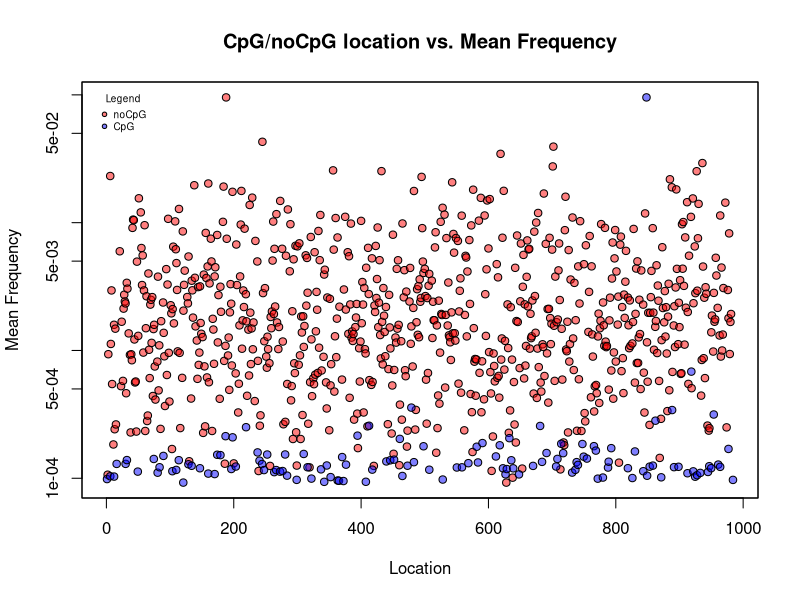

The R source for this figure:
read.csv("OverviewSelCoeff_BachelerFilter.csv")->HIVdata
print(HIVdata)

#Identify noCpG sites
which(HIVdata$makesCpG=="0")->noCpG
print(noCpG)
#Identify CpG sites
which(HIVdata$makesCpG=="1")->CpG

#Identify mean frequency in association with noCpG sites
HIVdata[noCpG,"MeanFreq"]->Freq
#Identify mean frequency in association with CpG sites
HIVdata[CpG,"MeanFreq"]->Freq2



#Making a plot of mean frequency vs. CpG/nonCpG location
plot(noCpG, Freq, log="y",col="black",pch=21.25, bg=rgb(1,0,0,0.5), main="CpG/noCpG location vs. Mean Frequency", xlab = "Location", ylab = "Mean Frequency")

#Overlapping the two graphs
par(new = TRUE )
plot(CpG, Freq2, col="black",pch=21.25, bg=rgb(0,0,1,0.5),xaxt='n',yaxt='n', ann = FALSE)



#legend with circle instead of line  
legend("topleft",c("noCpG","CpG"),cex=0.6, 
      col ="black",bg=c(rgb(1,0,0,0.5),rgb(0,0,1,0.5)),bty="n",
       title="Legend",inset=.02,pch =21,pt.bg = c(rgb(1,0,0,0.5),rgb(0,0,1,0.5)))
